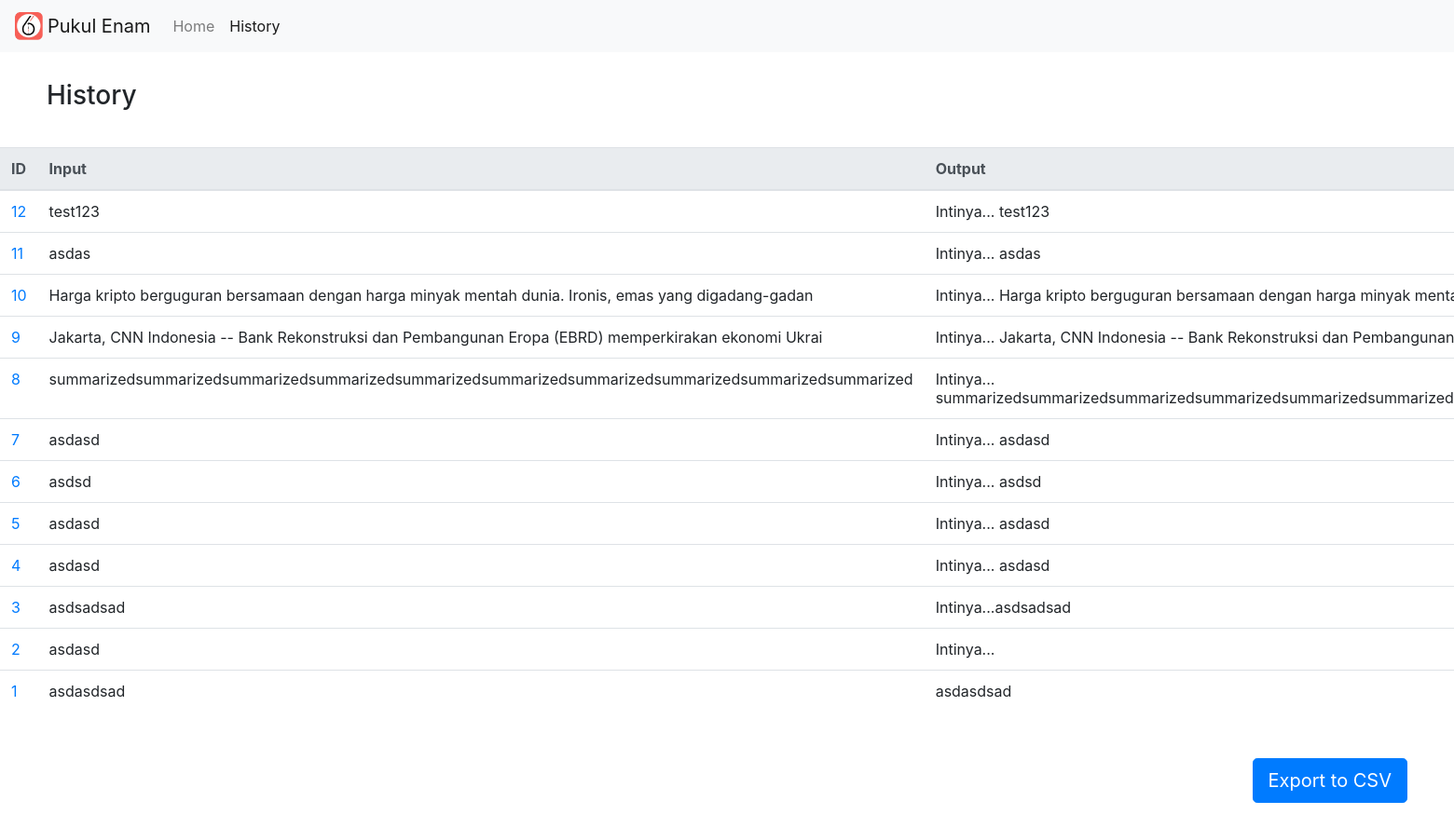
Before: /history with the older database file.
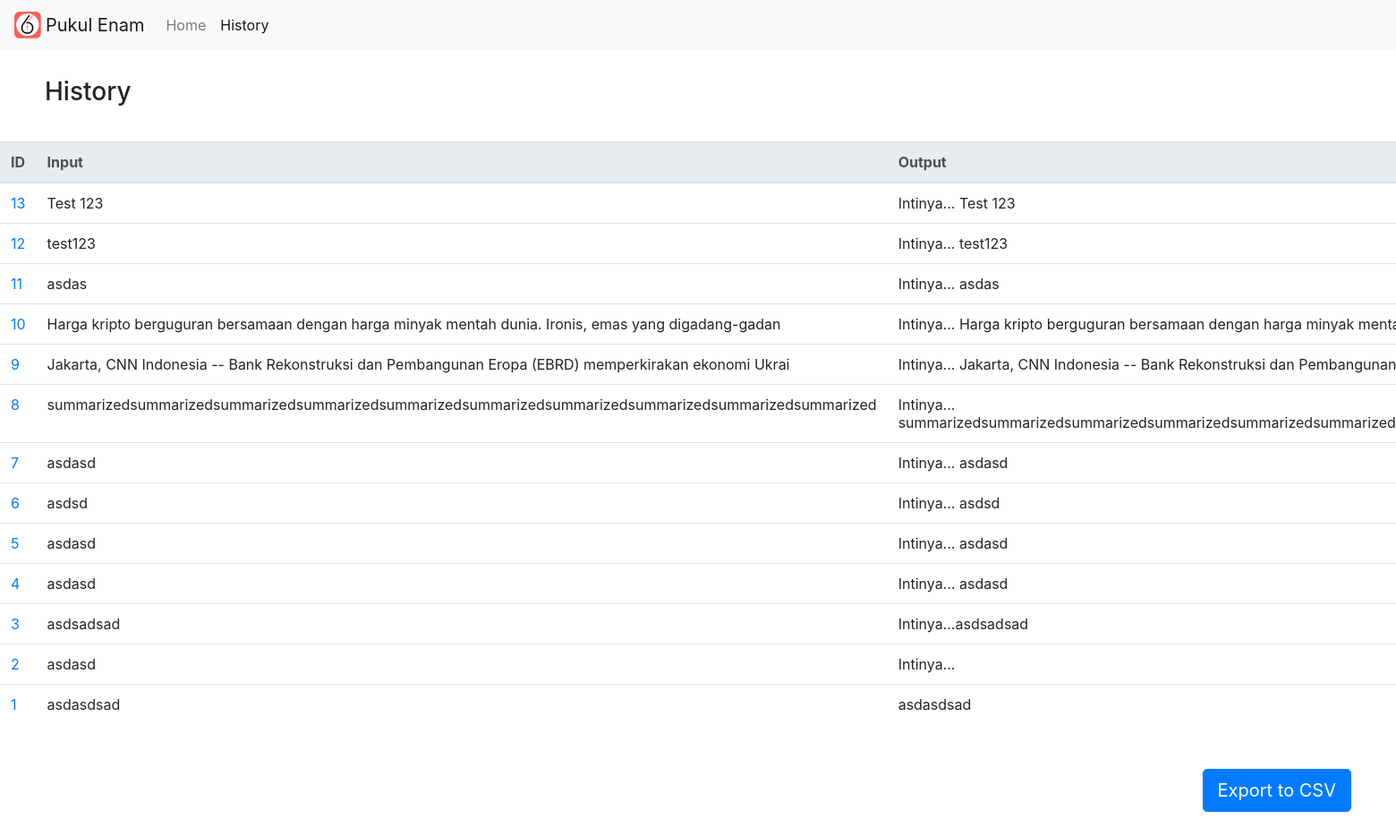
After: the same page with the newer database file.
### main.py (models this page shows, shortened)
class News(db.Model):
    id = db.Column(db.Integer, primary_key=True)
    inputNews = db.Column(db.Text, nullable=False)
    summarizedNews = db.Column(db.Text, nullable=False)

### main.py (the view)
@app.route('/history')
def history():
    query_news=News.query.order_by(News.id.desc())
    return render_template('history.html', news=query_news)

### templates/history.html (shortened to what this page needs)
<html lang="en">
<head>
    <link rel="stylesheet" href="https://cdn.jsdelivr.net/npm/bootstrap@4.0.0/dist/css/bootstrap.min.css">
</head>
<body>
    <nav class="navbar navbar-expand-lg navbar-light bg-light">
        <img src="{{ url_for('static', filename='Pukulenam.png') }}" style="width: 30px; margin-right: 5px;">
        <a class="navbar-brand" href="/">Pukul Enam</a>
        <div class="collapse navbar-collapse" id="navbarNav">
          <ul class="navbar-nav">
            {% set active_page = 'history' %}
            <li class="nav-item">
              <a class="nav-link" href="/">Home <span class="sr-only">(current)</span></a>
            </li>
            <li class="nav-item {{ 'active' if active_page=='history' else ''}}">
              <a class="nav-link" href="/history"> History</a>
            </li>
          </ul>
        </div>
      </nav>
    <h3 style="padding-left: 50px; padding-bottom: 30px; padding-top: 30px;">History</h3>
    <table class="table table-hover" style="width: 75%; margin: auto;">
      <thead class="thead-light">
      <tr>
        <th>ID</th>
        <th>Input</th>
        <th>Output</th>
      </tr>
    </thead>
    <tbody>
      {% for _news in news %}
      <tr>
        <td><a href="/{{_news.id}}">{{_news.id}}</a></td>
        <td>{{_news.inputNews[:100]}}</td>
        <td>{{_news.summarizedNews[:100]}}</td>
      </tr>
      {% endfor %}
    </tbody>
    </table>
      <a class="btn btn-primary btn-lg float-right m-50" href="/export" role="button">Export to CSV</a>
</body>
</html>

### templates/history.html (style rules this page uses)
.m-50 { margin: 50px; }

Changed rows visible on the page:
added News: id "13", inputNews "Test 123", summarizedNews "Intinya... Test 123"
